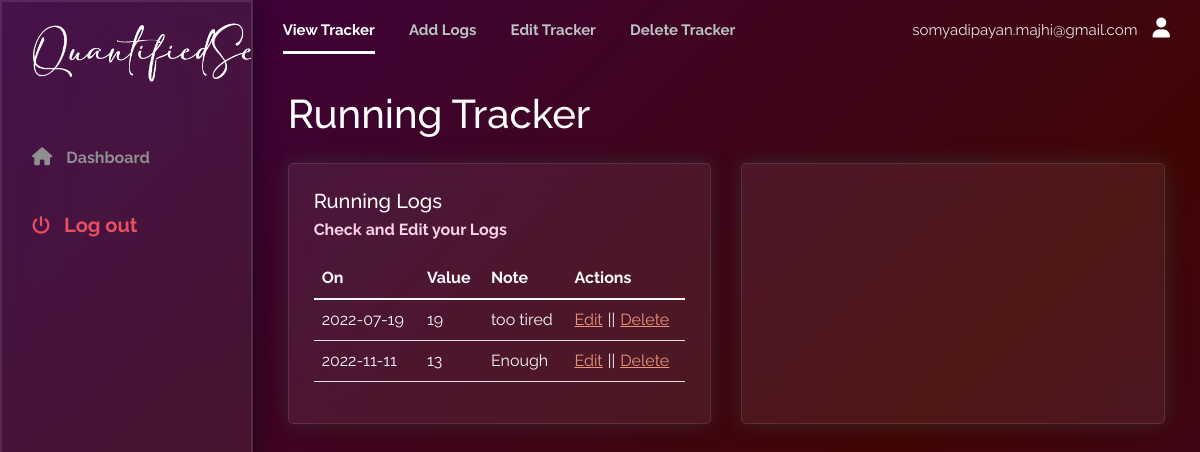
/trackerinfo/7 (signed in), run on the app's committed database.
### webapp/models.py (models this page shows)
class User(db.Model, UserMixin):
    __tablename__ = 'user'
    id = db.Column(db.Integer, nullable=False,unique=True, primary_key=True)
    name = db.Column(db.String, nullable=False)
    email = db.Column(db.String, nullable=False, unique=True)
    password = db.Column(db.String, nullable=False)
    tracker = db.relationship("Tracker",cascade="all,delete",backref="user")
    log = db.relationship('Log',cascade="all,delete",backref="user")

class Tracker(db.Model):
    __tablename__ = 'tracker'
    id = db.Column(db.Integer, nullable=False,unique=True,primary_key=True)
    uid= db.Column(db.Integer,db.ForeignKey("user.id"),nullable=False)
    name= db.Column(db.String, nullable=False)
    description= db.Column(db.String)
    type= db.Column(db.String,nullable=False)
    settings=db.Column(db.String)
    log = db.relationship('Log',cascade="all,delete",backref="tracker")

class Log(db.Model):
    __tablename__ = 'log'
    id= db.Column(db.Integer,primary_key=True,nullable=False)
    tid=db.Column(db.Integer,db.ForeignKey("tracker.id"), nullable=False)
    uid= db.Column(db.String,db.ForeignKey("user.id"),nullable=False)
    timestamp= db.Column(db.String,nullable=False,unique=True)
    value= db.Column(db.String, nullable=False)
    note= db.Column(db.String)
    added_date_time= db.Column(db.String,nullable=False)

### webapp/views.py (the view)
@views.route("/trackerinfo/<int:tid>", methods=["GET", "POST"])
@login_required
def trinfo(tid):
    if request.method == "GET":
        from .models import Tracker, Log
        logs = Log.query.filter(Log.tid == tid).all()
        tracker = Tracker.query.with_entities(
            Tracker.type, Tracker.name).filter(Tracker.id == tid).first()
        return render_template("trackerinfo.html", tracker=tracker, user=current_user, logs=logs, tid=tid)

### webapp/__init__.py (called while the page is built)
def create_app():
    app = Flask(__name__)
    app.config['SECRET_KEY'] = "SECRET_KEY"
    app.config['SQLALCHEMY_DATABASE_URI'] = f'sqlite:///{database}'
    app.register_blueprint(views, url_prefix='/')
    app.register_blueprint(auth, url_prefix='/')
    db.init_app(app)
    from .models import User, Tracker, Log
    create_database(app)
    login_manager = LoginManager()
    login_manager.login_view = 'auth.login'
    login_manager.login_message = u"Please Login to access this page"
    login_manager.init_app(app)
    @login_manager.user_loader
    def load_user(uid):
        return User.query.get(int(uid))
    return app

### webapp/templates/trackerinfo.html (shortened to what this page needs)
<!doctype html>
<html lang="en">
<head>
    <link rel="stylesheet" type="text/css" href="{{ url_for('static', filename='css/style.css') }}">
    <link href="https://cdn.jsdelivr.net/npm/bootstrap@5.1.3/dist/css/bootstrap.min.css" rel="stylesheet"
>
</head>
<body>
    <ul class="circles">
    </ul>
    <div class="container_home">
        <nav class="navbar_home">
            <div class="navbar__left">
                <a class="active_link">View Tracker</a>
                <a href="/add-log/{{tid}}">Add Logs</a>
                <a href="/edit-tracker/{{tid}}">Edit Tracker</a>
                <a href="{{ url_for('views.delete_tracker', tid = tid) }}">Delete Tracker</a>
            </div>
            <div class="navbar__right">
                <a href="#">{{user.email}}</a>
                <a href="#">
                    <i class="fa-solid fa-user"></i>
                </a>
            </div>
        </nav>
        <main>
            <div class="main__container">
                <div class="main__title" style="margin-top: 10px;">
                    <div class="main__greeting">
                        <h1>{{tracker['name']}} Tracker</h1>
                    </div>
                </div>
                <div class="grid">
                    <div class="grid__left">
                        <div class="grid__left__title">
                            <div style="width: 100%;">
                                <h1>{{tracker['name']}} Logs</h1>
                                <p>Check and Edit your Logs</p>
                            </div>
                            </div>
                            <table class="table text-light">
                                <thead>
                                    <tr>
                                        <th scope="col">On</th>
                                        <th scope="col">Value</th>
                                        <th scope="col">Note</th>
                                        <th scope="col">Actions</th>
                                    </tr>
                                </thead>
                                <tbody>
                                    {% for i in logs %}
                                    <tr>
                                        <td>{{i['timestamp']}}</td>
                                        <td>{{i['value']}}</td>
                                        <td>{{i['note']}}</td>
                                        <td><a href="/edit-log/{{i['id']}}" style="margin-right: 5px; color:darksalmon">Edit</a>||<a href="/delete-log/{{i['id']}}" style="margin-left: 5px; color:darksalmon">Delete</a></td>
                                    {% endfor %}
                                    </tr>
                                </tbody>
                            </table>
                    </div>
                    <div class="grid__right">
                    </div>
        </main>
        <div id="sidebar">
            <div class="sidebar__title">
                <div class="sidebar__img">
                    <img src="{{ url_for('static', filename='logo.png') }}" alt="logo">
                </div>
            </div>
            <div class="sidebar__menu">
                <div class="sidebar__link">
                    <i class="fa fa-home"></i>
                    <a href="/">Dashboard</a>
                </div>
                <div class="sidebar__logout">
                    <i class="fa fa-power-off"></i>
                    <a href="/">Log out</a>
                </div>
            </div>
        </div>
    </div>
</body>
</html>

### webapp/static/css/style.css (style rules this page uses)
body { background: linear-gradient(-45deg, #3d0244, #400604, #3d0244, #400604, #3d0244, #400604, #3d0244); background-size: 400% 400%; animation: gradient 15s ease infinite; height: 100vh; }
::placeholder { color: #1b1b1b; }
.circles { position: absolute; top: 0; left: 0; width: 100%; height: 100%; overflow: hidden; z-index: -1; }
.navbar_home { background: #ffffff00; grid-area: nav; height: 60px; display: flex; align-items: center; justify-content: space-between; padding: 0 30px 0 30px; }
.navbar__left > a { margin-right: 30px; text-decoration: none; color: #bbc1c5; font-size: 15px; font-weight: 700; z-index: 1; }
.navbar__left .active_link { color: #ffffff; border-bottom: 3px solid #ffffff; padding-bottom: 12px; }
.navbar__right { display: flex; justify-content: center; align-items: center; z-index: 1; }
.navbar__right > a { color: #e5e5e5 !important; margin-left: 15px; font-size: 15px; text-decoration: None; z-index: 2; }
.navbar__right > a > i { color: #ffffff; font-size: 20px; border-radius: 50px; }
.container_home { font-family: "Raleway", sans-serif; display: grid; height: 100vh; grid-template-columns: 0.8fr 1fr 1fr 1fr; grid-template-rows: 0.2fr 3fr; grid-template-areas: "sidebar nav nav nav" "sidebar main main main"; }
#sidebar { background-color: rgba(131, 131, 131, 0.13); backdrop-filter: blur(30px); -webkit-backdrop-filter: blur(30px); border: 2px solid rgba(255, 255, 255, 0.1); box-shadow: 0 0 20px rgba(8, 7, 16, 0.6); grid-area: sidebar; overflow-y: auto; padding: 20px; -webkit-transition: all 0.5s; transition: all 0.5s; }
.sidebar__title { display: flex; justify-content: space-between; align-items: center; color: #f3f4f6; margin-bottom: 50px; }
.sidebar__img { display: flex; align-items: center; }
.sidebar__title > div > img { width: 275px; object-fit: contain; }
.sidebar__link { color: #f3f4f6; padding: 10px; border-radius: 3px; margin-bottom: 5px; }
.sidebar__link > a { text-decoration: none; color: #8e8f90; font-weight: 700; }
.sidebar__link > i { margin-right: 10px; font-size: 18px; color: #8e8f90; }
.sidebar__logout { margin-top: 20px; padding: 10px; color: #e65061; }
.sidebar__logout > a { text-decoration: none; color: #e65061; font-weight: 700; font-size:20px ; }
.sidebar__logout > i { margin-right: 10px; font-size: 18px; }
main { grid-area: main; overflow-y: auto; }
.main__container { padding: 20px 35px; }
.main__title { display: flex; align-items: center; margin-top: 30px; }
.main__greeting > h1 { font-size: 40px; color: #ffffff; margin-bottom: 5px; }
.grid { background-color: rgba(255, 255, 255, 0); display: grid; grid-template-columns: 1fr 1fr; gap: 30px; margin-top: 20px; }
.grid__left { background-color: rgba(255, 255, 255, 0.073); border-radius: 5px; backdrop-filter: blur(15px); -webkit-backdrop-filter: blur(30px); border: 1px solid rgba(255, 255, 255, 0.1); box-shadow: 0 0 20px rgba(55, 55, 56, 0.6); padding: 25px; }
.grid__left__title { display: flex; align-items: center; justify-content: space-between; }
.grid__left__title > div > h1 { font-size: 20px; color: #ffffff; margin-bottom: 5px; }
.grid__left__title > div > p { font-size: 16px; font-weight: 700; color: #fad3e8; }
.grid__right { background-color: rgba(255, 255, 255, 0.073); border-radius: 5px; backdrop-filter: blur(15px); -webkit-backdrop-filter: blur(30px); border: 1px solid rgba(255, 255, 255, 0.1); box-shadow: 0 0 20px rgba(55, 55, 56, 0.6); padding: 25px; }

### data on the page
User: email "somyadipayan.majhi@gmail.com"
Tracker: name "Running"
Log: timestamp "2022-07-19", value "19", note "too tired"
Log: timestamp "2022-11-11", value "13", note "Enough"
